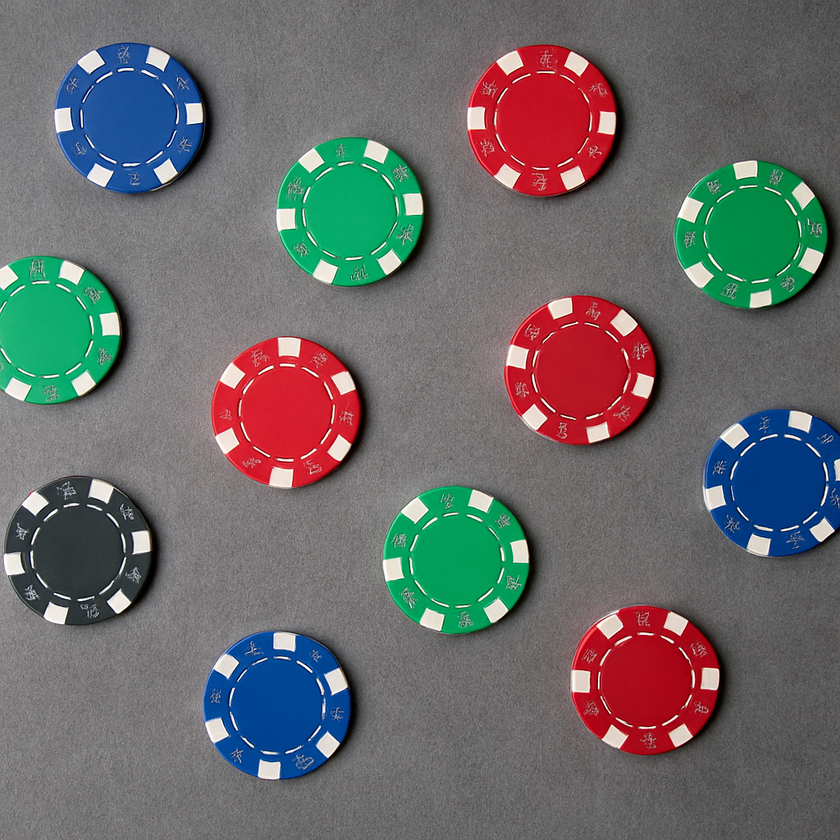
#> input picture projeto_2/circulos_1.png, 840 x 840 px, shrunk from 1024 x 1024 before the run, found by its file name
$ python projeto2.py
#> lines starting #> are read from the running program, lines starting #| are printed output that depends on the picture; after the words box and inside, x2 and y2 are one past the last pixel; in counts of white or black regions, pixels touching at a corner belong together
import cv2
import numpy as np
import matplotlib.pyplot as plt

img = cv2.imread('C:\\Users\\lucas\\Documents\\UNIFOR 2025.1\\PROCESSAMENTO DIGITAL DE IMAGEM\\TRABALHO_AV2\\projeto_2\\circulos_1.png', cv2.IMREAD_GRAYSCALE)
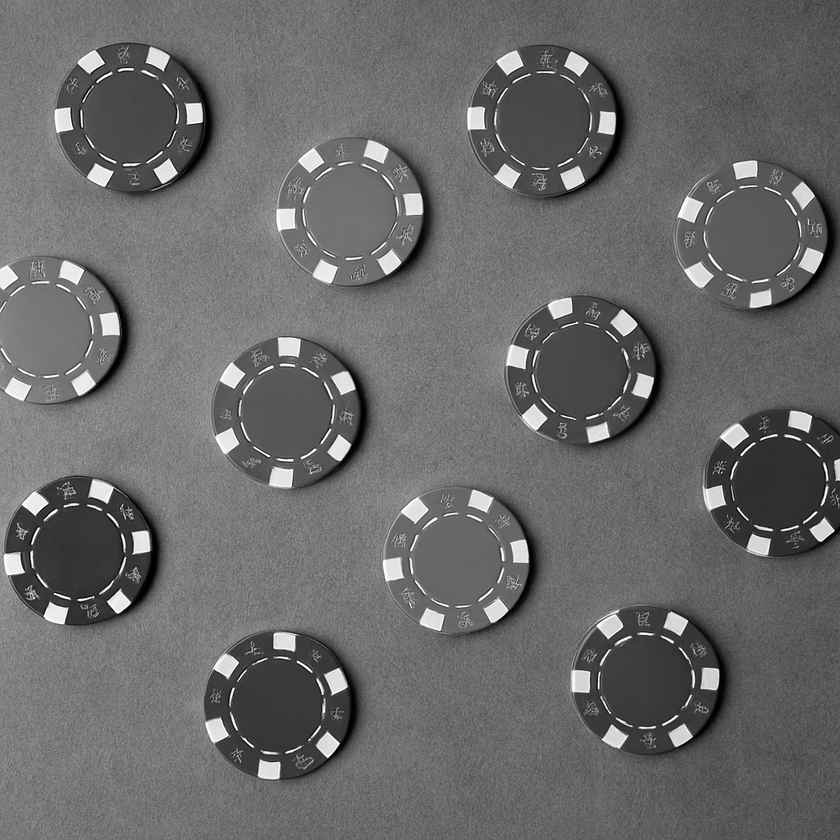
#> img: shape (840, 840); min 0, max 255, mean 106
img_color = cv2.imread('C:\\Users\\lucas\\Documents\\UNIFOR 2025.1\\PROCESSAMENTO DIGITAL DE IMAGEM\\TRABALHO_AV2\\projeto_2\\circulos_1.png')
#> img_color is the input picture: shape (840, 840, 3); mean B, G, R 106.7, 106.1, 107.1

if img is None:
    print("Erro ao carregar a imagem!")
else:
    img_blur = cv2.GaussianBlur(img, (9, 9), 2)
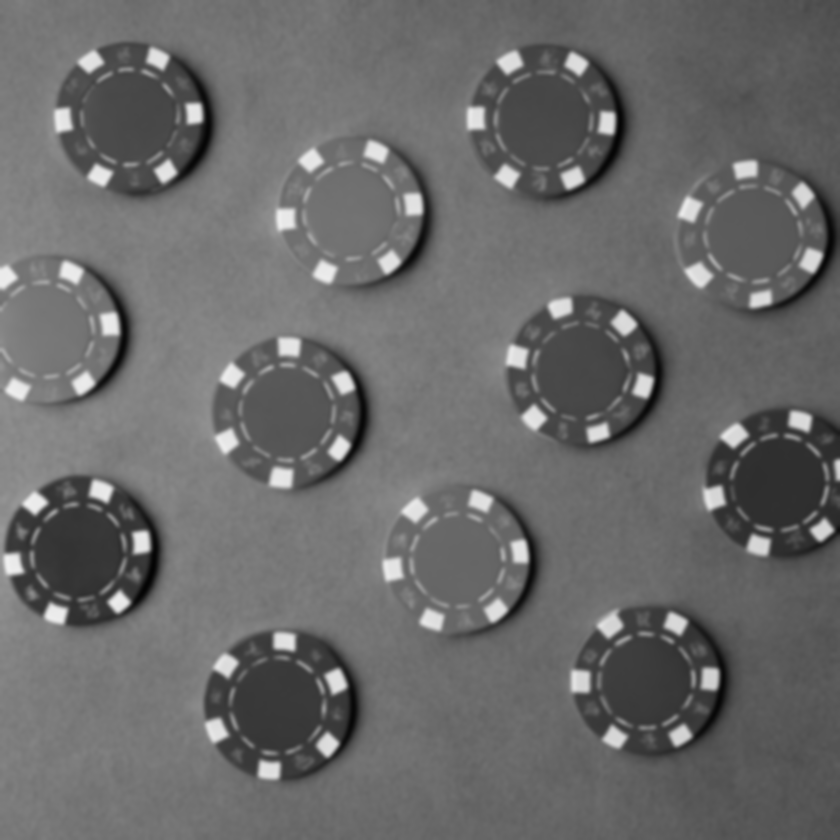
#> img_blur: shape (840, 840); min 3, max 239, mean 106
    circles = cv2.HoughCircles(
        img_blur, cv2.HOUGH_GRADIENT, dp=1, minDist=20, param1=50, param2=30, minRadius=10, maxRadius=100
    )
#> circles = 60 rows, first 8: [281.5, 704.5, 75.8], [545.5, 121.5, 78.6], [290.5, 412.5, 76.2], [76.5, 552.5, 73.3], [348.5, 211.5, 73.3], [649.5, 679.5, 76.5], [585.5, 371.5, 76.1], [128.5, 115.5, 73.4]
    if circles is not None:
        circles = np.uint16(np.around(circles))
#> circles = 60 rows, first 8: [282, 704, 76], [546, 122, 79], [290, 412, 76], [76, 552, 73], [348, 212, 73], [650, 680, 76], [586, 372, 76], [128, 116, 73]
        count = 0
        for i in circles[0, :]:
            cv2.circle(img_color, (i[0], i[1]), 2, (0, 0, 255), 3)
            cv2.circle(img_color, (i[0], i[1]), i[2], (0, 255, 0), 2)
            count += 1
#> this loop made 60 passes
#> i on passes 1 to 12: [282, 704, 76], [546, 122, 79], [290, 412, 76], [76, 552, 73], [348, 212, 73], [650, 680, 76], [586, 372, 76], [128, 116, 73], [756, 234, 70], [780, 482, 74], [462, 558, 76], [58, 332, 70]
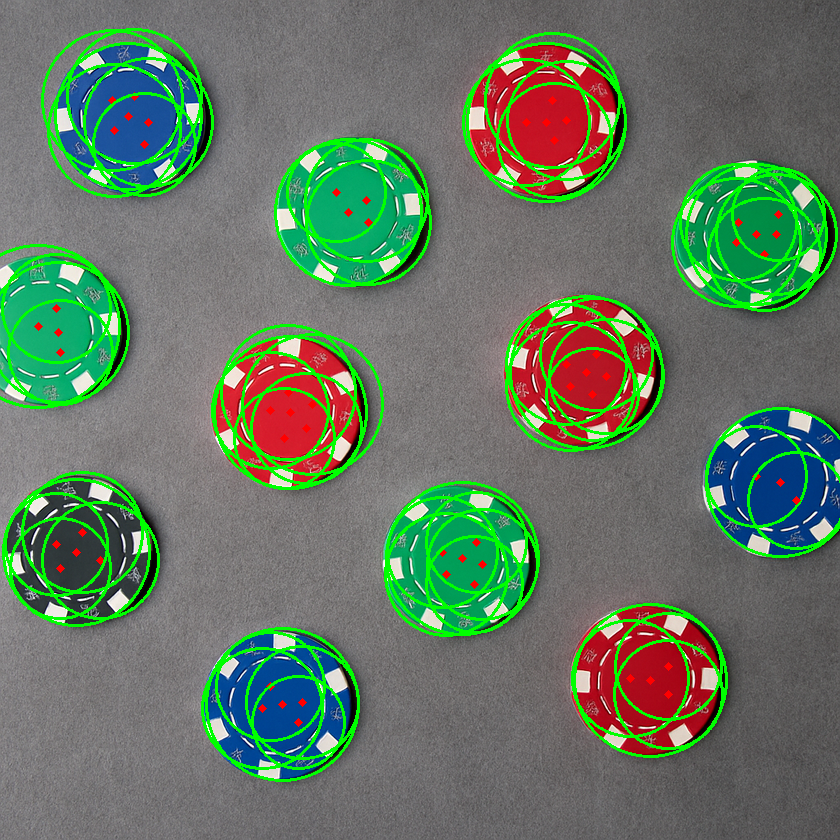
#> img_color: shape (840, 840, 3); 8.88% of pixels changed, all inside (x1, y1, x2, y2) = (0, 28, 840, 782)
#> after the loop, count = 60
        print(f"Círculos detectados: {count}")
#| Círculos detectados: 60
    else:
        print("Nenhum círculo detectado.")
    plt.figure(figsize=(10, 5))
    plt.imshow(cv2.cvtColor(img_color, cv2.COLOR_BGR2RGB))
    plt.title(f'Resultado: {count} círculos detectados')
    plt.show()
    cv2.imwrite('results/resultado_circulos.jpg', img_color)
    print("Resultado salvo como 'results/resultado_circulos.jpg'")
